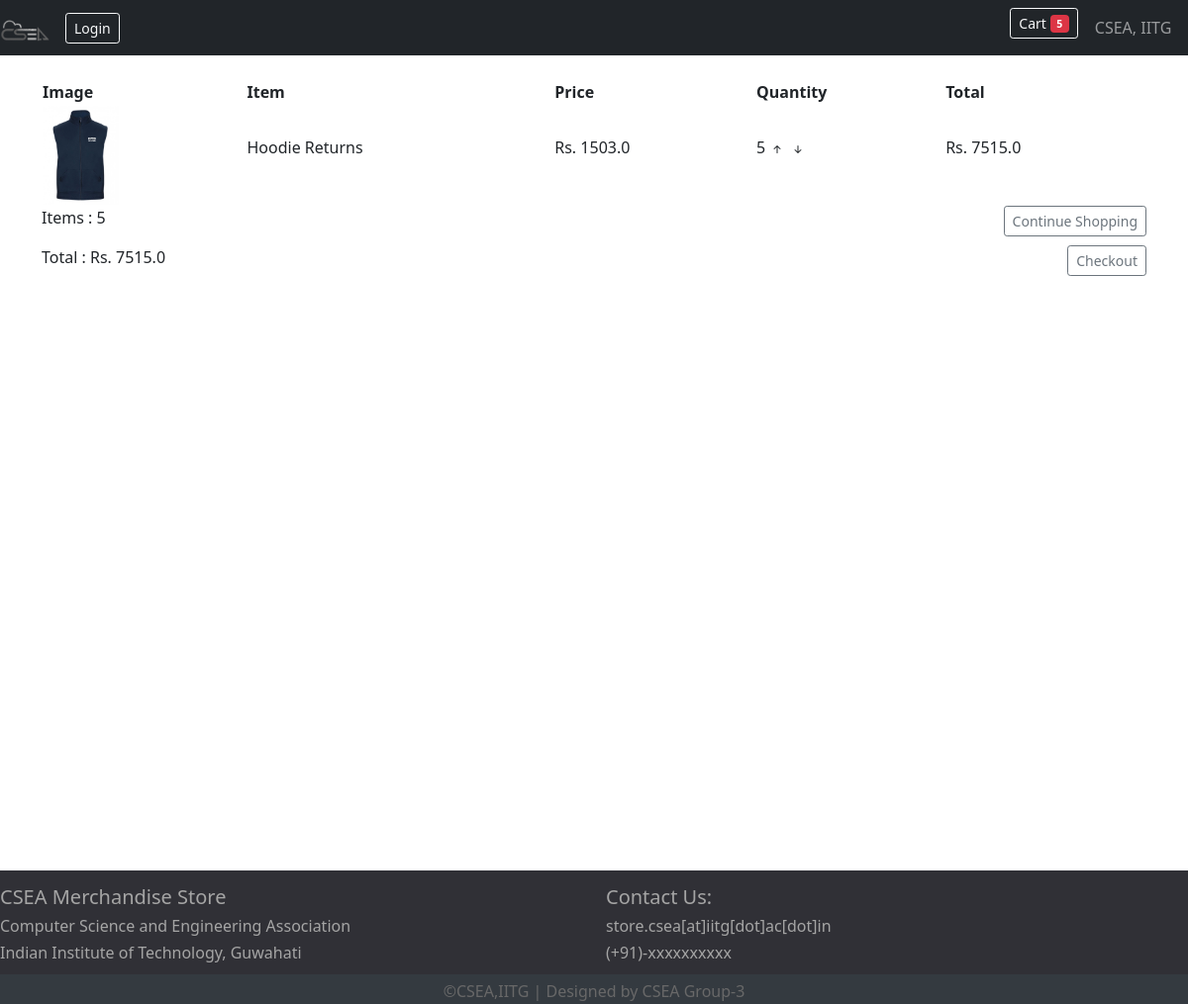
The app's page /cart/ (signed in), older data.
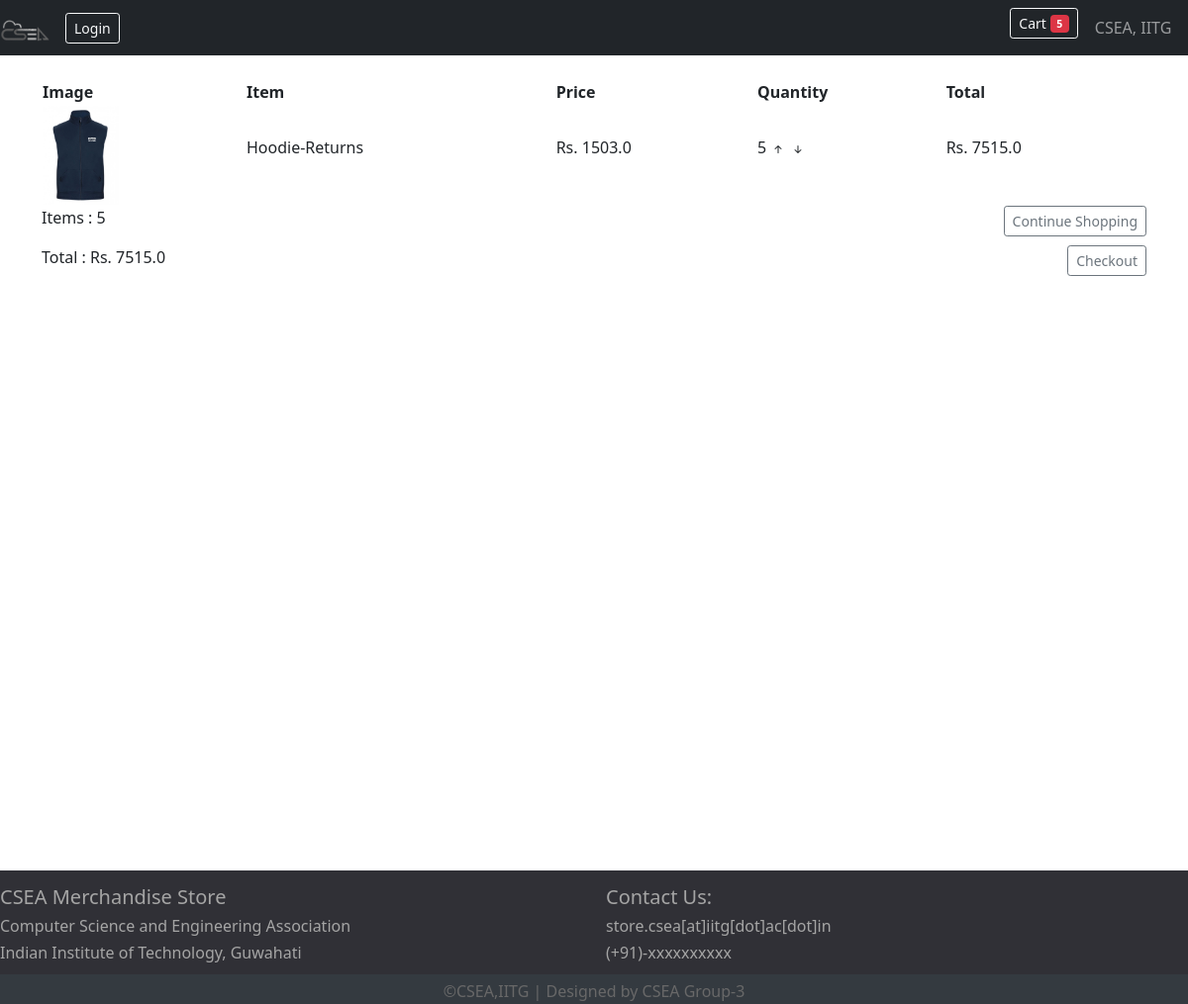
The same page, newer data.
### store/models.py (models this page shows, shortened)
class Order(models.Model):
    customer = models.ForeignKey(Customer, on_delete = models.SET_NULL, null = True, blank = True)
    date_ordered =  models.DateTimeField(auto_now_add = True)
    complete = models.BooleanField(default = False)
    transaction_id = models.CharField(max_length = 100, null=True)
    @property
    def get_cart_total(self):
        orderitems = self.orderitem_set.all()
        total = sum([item.get_total for item in orderitems])
        return total
    @property
    def get_cart_items(self):
        orderitems = self.orderitem_set.all()
        total = sum([item.quantity for item in orderitems])
        return total

class OrderItem(models.Model):
    product = models.ForeignKey(Product, on_delete = models.SET_NULL, null=True)
    order = models.ForeignKey(Order, on_delete = models.SET_NULL, null=True)
    quantity = models.IntegerField(default=0, null=True, blank = True)
    date_added = models.DateTimeField(auto_now_add = True)
    @property
    def get_total(self):
        total = self.quantity*self.product.price
        return total

class Product(models.Model):
    name = models.CharField(max_length = 200)
    price = models.FloatField()
    digital = models.BooleanField(default = False, null = True, blank = True)
    image = models.ImageField(blank=True)

### store/views.py (the view)
# urls.py: path('cart/', views.cart, name="cart"),
def cart(request):
	if request.user.is_authenticated:
		customer = request.user.customer
		order, created = Order.objects.get_or_create(customer = customer, complete = False)
		items = order.orderitem_set.all()
	else:
		items = []
		order = {'get_cart_total':0, 'get_cart_items':0}
	context = {'items':items, 'order':order}
	return render(request, 'store/cart.html', context)

### store/templates/store/cart.html (shortened to what this page needs)
{% extends 'store/main.html' %}
{% load static %}
{% block content %}
    <div class="cart-row">
        <table style="width:100%">
                <tr>
                    <th>Image</th>
                    <th>Item</th>
                    <th>Price</th>
                    <th>Quantity</th>
                    <th>Total</th>
                </tr>
                {% for item in items %}
                <tr>
                    <td><img class="row-image" src="{{item.product.image.url}}"></td>
                    <td><p>{{item.product.name}}</p></td>
                    <td><p>Rs. {{item.product.price}}</p></td>
                    <td><p>
                    {{item.quantity}}
                        <svg xmlns="http://www.w3.org/2000/svg" width="16" height="16" fill="currentColor" class="bi bi-arrow-up-short" viewBox="0 0 16 16">
                            <path fill-rule="evenodd" d="M8 12a.5.5 0 0 0 .5-.5V5.707l2.146 2.147a.5.5 0 0 0 .708-.708l-3-3a.5.5 0 0 0-.708 0l-3 3a.5.5 0 1 0 .708.708L7.5 5.707V11.5a.5.5 0 0 0 .5.5z"/>
                        </svg>
                        <svg xmlns="http://www.w3.org/2000/svg" width="16" height="16" fill="currentColor" class="bi bi-arrow-down-short" viewBox="0 0 16 16">
                            <path fill-rule="evenodd" d="M8 4a.5.5 0 0 1 .5.5v5.793l2.146-2.147a.5.5 0 0 1 .708.708l-3 3a.5.5 0 0 1-.708 0l-3-3a.5.5 0 1 1 .708-.708L7.5 10.293V4.5A.5.5 0 0 1 8 4z"/>
                        </svg>
                    </p></td>
                    <td><p>Rs. {{item.get_total}}</p></td>
                </tr>
                {% endfor %}
        </table>
    </div>
    <div class="row">
        <div class="col-lg-12">
            <a href="{% url 'store' %}"><button  class="btn btn-outline-secondary btn-sm" style="float:right">Continue Shopping</button></a>
            <p style="float:left">Items : {{order.get_cart_items}}</p>
            <p style="float:left">Total : Rs. {{order.get_cart_total}}</p>
            <a href="{% url 'checkout' %}"><button  class="btn btn-outline-secondary btn-sm" style="float:right">Checkout</button></a>
        </div>
    </div>
{% endblock content %}

### store/templates/store/main.html (shortened to what this page needs)
<!DOCTYPE html>
{% load static %}
<html>
    <head> <link rel="icon">
        <link rel="stylesheet" type="text/css" href="{% static 'css/main.css' %}">
        <link href="https://cdn.jsdelivr.net/npm/bootstrap@5.0.0-beta1/dist/css/bootstrap.min.css" rel="stylesheet">
    </head>
<body>
    <nav class="navbar navbar-expand-lg navbar-dark bg-dark">
        <a class="navbar-brand" href="{% url 'store' %}">
            <img src="{% static 'images/csealogo.png' %}" width="50">
        </a>
        <ul class="navbar-nav ml-auto">
            <li class="nav-item">
                <a href="#" class="btn btn-outline-light btn-sm">
                    Login
                </a>
            </li>
        </ul>
        <ul class="navbar-nav ms-auto">
            <li class="nav-item mb-auto">
                <a href="{% url 'cart' %}">
                    <button type="button" class="btn btn-outline-light btn-sm">
                        Cart <span class="badge bg-danger">{{order.get_cart_items}}</span>
                      </button>
                </a>
            </li>
            <li class="navbar-text">
                &nbsp; &nbsp; CSEA, IITG &nbsp; &nbsp;
            </li>
        </ul>
    </nav>
<div class="container">
    <br>
    {% block content %}
    {% endblock content %}
</div>
<br>
<div class="footer" >
    <div class="row">
            <div class="col-lg-6">
                <h5>CSEA Merchandise Store</h5>
                <h6>Computer Science and Engineering Association</h6>
                <h6>Indian Institute of Technology, Guwahati</h6>
            </div>
            <div class="col-lg-6" >
                <h5>Contact Us:</h5>
                <h6>store.csea[at]iitg[dot]ac[dot]in</h6>
                <h6>(+91)-xxxxxxxxxx</h6>
            </div>
    </div>
    <div class="footer-bottom">
        &copy;CSEA,IITG | Designed by CSEA Group-3
    </div>
</div>
</body>
</html>

### static/css/main.css (style rules this page uses)
html, body { height: 100%; }
.container { min-height: 100%; }
.bg-dark { background-color: #303036; }
.row-image { width: auto; height: 100px; }
table { border-spacing: 50px 10px; }
.footer { background: #303036; color: #a5a5a5; height: 135px; position: relative; padding-top:15px; padding-bottom:5px; width: 100%; }
.footer .footer-bottom { background: #343a40; color: #686868; height: 30px; text-align: center; position: absolute; bottom: 0px; padding-top:5px; padding-bottom:5px; width: 100%; }

Row changes from the older to the newer data that the page shows:
changed through a linked row, OrderItem: product.name "Hoodie Returns" → "Hoodie-Returns"
